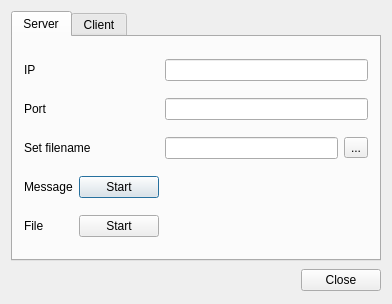
<?xml version="1.0" encoding="UTF-8"?>
<ui version="4.0">
 <class>Dialog</class>
 <widget class="QDialog" name="Dialog">
  <property name="geometry">
   <rect>
    <x>0</x>
    <y>0</y>
    <width>392</width>
    <height>304</height>
   </rect>
  </property>
  <property name="windowTitle">
   <string>Dialog</string>
  </property>
  <layout class="QGridLayout" name="gridLayout_2">
   <item row="0" column="0" colspan="2">
    <widget class="QTabWidget" name="tabWidget">
     <property name="currentIndex">
      <number>0</number>
     </property>
     <widget class="QWidget" name="sendTab">
      <attribute name="title">
       <string>Server</string>
      </attribute>
      <layout class="QGridLayout" name="gridLayout_3">
       <item row="0" column="0">
        <widget class="QLabel" name="sendIPLabel">
         <property name="text">
          <string>IP</string>
         </property>
        </widget>
       </item>
       <item row="0" column="2" colspan="2">
        <widget class="QLineEdit" name="sendIPEdit"/>
       </item>
       <item row="1" column="0">
        <widget class="QLabel" name="sendPortLabel">
         <property name="text">
          <string>Port</string>
         </property>
        </widget>
       </item>
       <item row="1" column="2" colspan="2">
        <widget class="QLineEdit" name="sendPortEdit"/>
       </item>
       <item row="2" column="0" colspan="2">
        <widget class="QLabel" name="sentFileLabel">
         <property name="text">
          <string>Set filename</string>
         </property>
        </widget>
       </item>
       <item row="2" column="2">
        <widget class="QLineEdit" name="sendFileEdit"/>
       </item>
       <item row="2" column="3">
        <widget class="QToolButton" name="sendFileTB">
         <property name="text">
          <string>...</string>
         </property>
        </widget>
       </item>
       <item row="3" column="0">
        <widget class="QLabel" name="sendMsgButtonLabel">
         <property name="text">
          <string>Message</string>
         </property>
        </widget>
       </item>
       <item row="3" column="1">
        <widget class="QPushButton" name="sendButton">
         <property name="text">
          <string>Start</string>
         </property>
        </widget>
       </item>
       <item row="3" column="2" colspan="2">
        <spacer name="horizontalSpacer_3">
         <property name="orientation">
          <enum>Qt::Horizontal</enum>
         </property>
         <property name="sizeHint" stdset="0">
          <size>
           <width>112</width>
           <height>20</height>
          </size>
         </property>
        </spacer>
       </item>
       <item row="4" column="0">
        <widget class="QLabel" name="sendFileButtonLabel">
         <property name="text">
          <string>File</string>
         </property>
        </widget>
       </item>
       <item row="4" column="1">
        <widget class="QPushButton" name="sendFileButton">
         <property name="text">
          <string>Start</string>
         </property>
        </widget>
       </item>
       <item row="4" column="2" colspan="2">
        <widget class="QLabel" name="sentBytesLabel">
         <property name="text">
          <string/>
         </property>
        </widget>
       </item>
      </layout>
     </widget>
     <widget class="QWidget" name="recieveTab">
      <attribute name="title">
       <string>Client</string>
      </attribute>
      <layout class="QGridLayout" name="gridLayout">
       <item row="0" column="0">
        <widget class="QLabel" name="recieveIPLabel">
         <property name="text">
          <string>IP</string>
         </property>
        </widget>
       </item>
       <item row="0" column="2" colspan="2">
        <widget class="QLineEdit" name="recieveIPEdit"/>
       </item>
       <item row="1" column="0">
        <widget class="QLabel" name="recievePortLabel">
         <property name="text">
          <string>Port</string>
         </property>
        </widget>
       </item>
       <item row="1" column="2" colspan="2">
        <widget class="QLineEdit" name="recievePortEdit"/>
       </item>
       <item row="2" column="0" colspan="2">
        <widget class="QLabel" name="recieveFileLabel">
         <property name="text">
          <string>File destination</string>
         </property>
        </widget>
       </item>
       <item row="2" column="2">
        <widget class="QLineEdit" name="recieveFileEdit"/>
       </item>
       <item row="2" column="3">
        <widget class="QToolButton" name="recieveFileTB">
         <property name="text">
          <string>...</string>
         </property>
        </widget>
       </item>
       <item row="3" column="0">
        <widget class="QLabel" name="recieveMsgButtonLabel">
         <property name="text">
          <string>Message</string>
         </property>
        </widget>
       </item>
       <item row="3" column="1">
        <widget class="QPushButton" name="recieveButton">
         <property name="text">
          <string>Start</string>
         </property>
        </widget>
       </item>
       <item row="4" column="0">
        <widget class="QLabel" name="recieveFileButtonLabel">
         <property name="text">
          <string>File</string>
         </property>
        </widget>
       </item>
       <item row="4" column="1">
        <widget class="QPushButton" name="recieveFileButton">
         <property name="text">
          <string>Start</string>
         </property>
        </widget>
       </item>
       <item row="3" column="2" colspan="2">
        <spacer name="horizontalSpacer_4">
         <property name="orientation">
          <enum>Qt::Horizontal</enum>
         </property>
         <property name="sizeHint" stdset="0">
          <size>
           <width>150</width>
           <height>20</height>
          </size>
         </property>
        </spacer>
       </item>
       <item row="4" column="2" colspan="2">
        <widget class="QLabel" name="recievedBytesLabel">
         <property name="text">
          <string/>
         </property>
        </widget>
       </item>
      </layout>
     </widget>
    </widget>
   </item>
   <item row="1" column="0">
    <spacer name="horizontalSpacer">
     <property name="orientation">
      <enum>Qt::Horizontal</enum>
     </property>
     <property name="sizeHint" stdset="0">
      <size>
       <width>280</width>
       <height>20</height>
      </size>
     </property>
    </spacer>
   </item>
   <item row="1" column="1" rowspan="2">
    <widget class="QPushButton" name="closeButton">
     <property name="text">
      <string>Close</string>
     </property>
    </widget>
   </item>
  </layout>
 </widget>
 <layoutdefault spacing="6" margin="11"/>
 <resources/>
 <connections>
  <connection>
   <sender>closeButton</sender>
   <signal>clicked()</signal>
   <receiver>Dialog</receiver>
   <slot>reject()</slot>
   <hints>
    <hint type="sourcelabel">
     <x>313</x>
     <y>280</y>
    </hint>
    <hint type="destinationlabel">
     <x>258</x>
     <y>276</y>
    </hint>
   </hints>
  </connection>
 </connections>
</ui>
